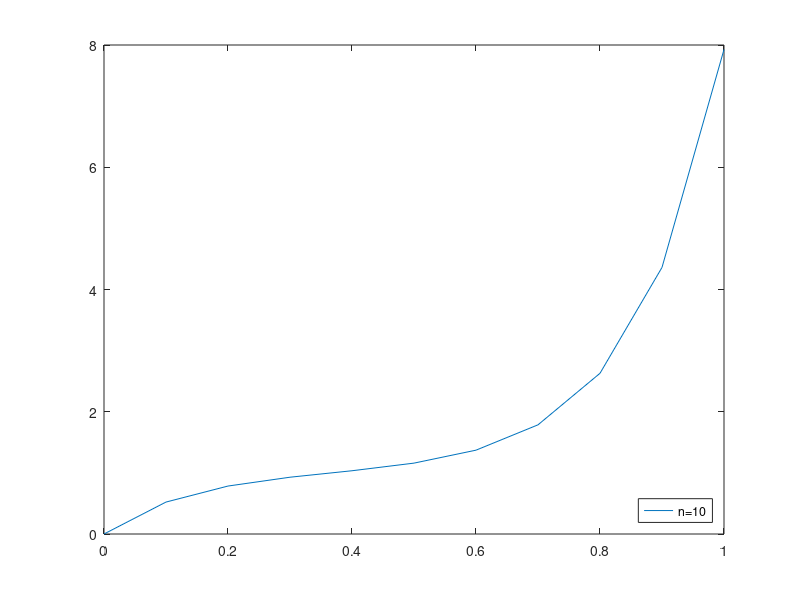

Write MATLAB code to recreate this figure.
% Vypocet rovnice vedení tepla (1D interval (x0,x1))
% metodou konecnych prvku
%
% -Ku'' = sigma*(u_f - u) v (x0,x1)
% 
% okrajove podminky:
%   
%   -Ku'(x1) = -bc_flux    (tok dovnitř je pro bc_flux>0)
%   u(x0) = u0, Dirichlet
%  
%   aproximováno pomocí:
%   Ku'(x0) = (u0 - u)/epsilon
%
%  Úkoly:
%   - zkusit výpočet pro:
%       - bc_flux=0
%       - změnit uf
%       - měnit sigma (sigma = 0.01)
%       - nastavit výrazně větší epsilon (epsilon=100)
%       - měnit počet elementů (opravte výpočet jakobianu)
%       - nastavte epsilon v závislosti na n
%
%   - aplikace nenulové Dirichletovy okrajové podmínky
%   - přepis na sestavení A a b cyklem přes elementy
%   - 

%%%%% Vypocet %%%%%

x0 = 0;  % leva hranice
x1 = 1;  % prava hranice
n  = 10; % pocet elementu
jac=(x1-x0)/10;

% q
bc_flux=1; 
% K
cond = 2;
% sigma
sigma = 1;
% u_f
uf = 1;
% u_0 (Dirichlet)
u0 = 10;
% epsilon - aproximace Dirichletovy podminky
epsilon=1e-3;


  % Sestaveni matice
  A = zeros(n+1,n+1);  
  i=1
  A(i,i)   = cond*jac + sigma*jac*(1.0/3.0);    
  A(i,i+1) = -cond*jac + sigma*jac*(1.0/6.0);
  
  for i=2:n    
    A(i,i)   = 2*cond*jac + 2*sigma*jac*(1.0/3.0);    
    A(i,i-1) = -cond*jac + sigma*jac*(1.0/6.0);
    A(i,i+1) = -cond*jac + sigma*jac*(1.0/6.0);
  end
  i=n+1
  A(i,i)   = cond*jac + sigma*jac*(1.0/3.0);    
  A(i,i-1) = -cond*jac + sigma*jac*(1.0/6.0);

  % Dirichletova okrajová podminka pro u0=0, 
  % aproximovaná pomocí Robinovy podmínky
  A(1,1) = A(1,1)+1/epsilon;    
      
  
  
  % Sestaveni prave strany
  b = zeros(n+1,1);
  % vypocet skalarnich soucinu s bazovymi funkcemi  
  i=1
  b(i,1) = sigma*uf*jac/2;
  for i=2:n
    b(i,1) = sigma*uf*jac;
  end
  i=n+1
  b(i,1) = sigma*uf*jac/2;
  
  % Neumannova okrajová podmínka
  b(n+1,1) = b(n+1,1) + bc_flux;
  
  
  
  % Vyreseni algebraicke soustavy
  u = A\b;
  
  % Vykresleni reseni
  x = linspace(0,1,n+1);
  key=sprintf('n=%d',n);
  %hold all;
  plot(x,u,'-', 'DisplayName', key);
  legend('Location','southeast');

